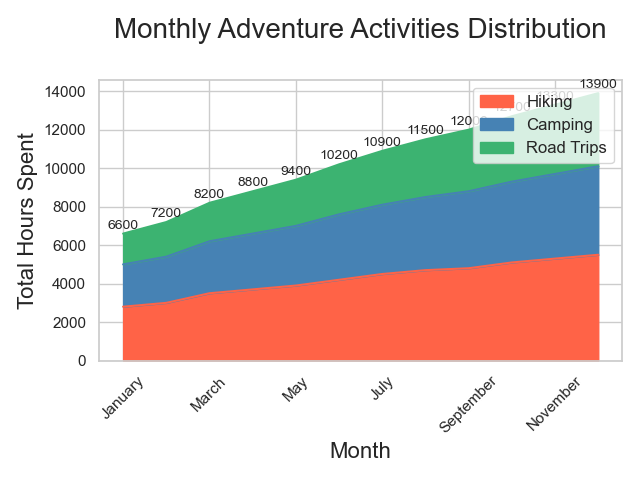

This figure's Python source:

import seaborn as sns
import pandas as pd
import matplotlib.pyplot as plt
import numpy as np

# Data
data = {
    'Month': ['January', 'February', 'March', 'April', 'May', 'June', 'July', 'August', 
              'September', 'October', 'November', 'December'],
    'Hiking': [2800, 3000, 3500, 3700, 3900, 4200, 4500, 4700, 4800, 5100, 5300, 5500],
    'Camping': [2200, 2400, 2700, 2900, 3100, 3400, 3600, 3800, 4000, 4200, 4400, 4600],
    'Road Trips': [1600, 1800, 2000, 2200, 2400, 2600, 2800, 3000, 3200, 3400, 3600, 3800]
}

# Create a DataFrame
df = pd.DataFrame(data)

# Wide to long format for stacking
df_long = pd.melt(df, id_vars='Month', var_name='Activity', value_name='Hours')

# Transform the Month to categorical type so the order is kept in the plotting
df_long['Month'] = pd.Categorical(df_long['Month'], 
                                  categories=['January', 'February', 'March', 'April', 'May', 'June', 
                                              'July', 'August', 'September', 'October', 'November', 'December'],
                                  ordered=True)

# Set the figure size
plt.figure(figsize=(16, 12))

# Stacked area plot
sns.set_theme(style="whitegrid")
pal = ['#FF6347', '#4682B4', '#3CB371']

# Plot stack area chart
ax = df.set_index('Month').plot(kind='area', stacked=True, color=pal)

# Annotate the chart with total hours per month
df['Total'] = df['Hiking'] + df['Camping'] + df['Road Trips']
for idx, total in enumerate(df['Total']):
    ax.text(idx, total + 100, str(total), va='bottom', ha='center', fontsize=10)

# Customize title and labels
ax.set_title('Monthly Adventure Activities Distribution', fontsize=20, pad=30)
ax.set_ylabel('Total Hours Spent', fontsize=16)
ax.set_xlabel('Month', fontsize=16)

# Rotate x-axis labels for better readability
plt.xticks(rotation=45)

# Adjust legend position
ax.legend(loc='upper right', fontsize=12)

# Show the plot
plt.tight_layout()
plt.show()
